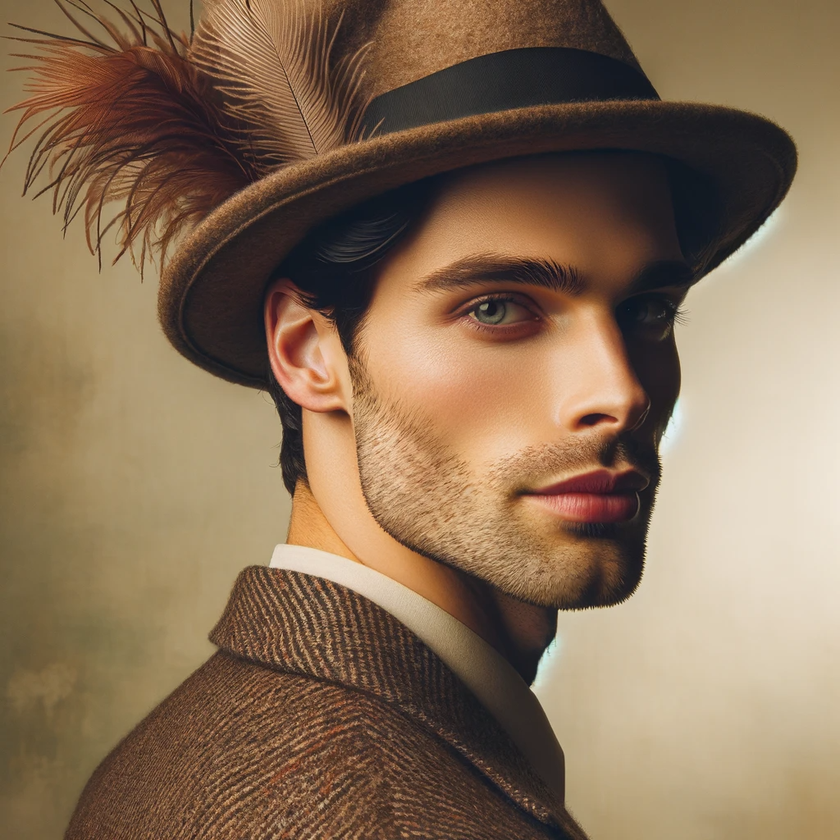
#> input picture 09_opencv/img/like_lenna.png, 840 x 840 px, shrunk from 1024 x 1024 before the run
$ python haar_face.py
#> lines starting #> are read from the running program, lines starting #| are printed output that depends on the picture; after the words box and inside, x2 and y2 are one past the last pixel; in counts of white or black regions, pixels touching at a corner belong together
import numpy as np
import cv2

# 얼굴 검출을 위한 케스케이드 분류기 생성
face_cascade = cv2.CascadeClassifier('../data/haarcascade_frontalface_default.xml')

# 눈 검출을 위한 케스케이드 분류기 생성
eye_cascade = cv2.CascadeClassifier('../data/haarcascade_eye.xml')

# 검출할 이미지 읽고 그레이 스케일로 변환
img = cv2.imread('../img/like_lenna.png')
#> img is the input picture: shape (840, 840, 3); mean B, G, R 87.7, 112.3, 136.5
gray = cv2.cvtColor(img, cv2.COLOR_BGR2GRAY)
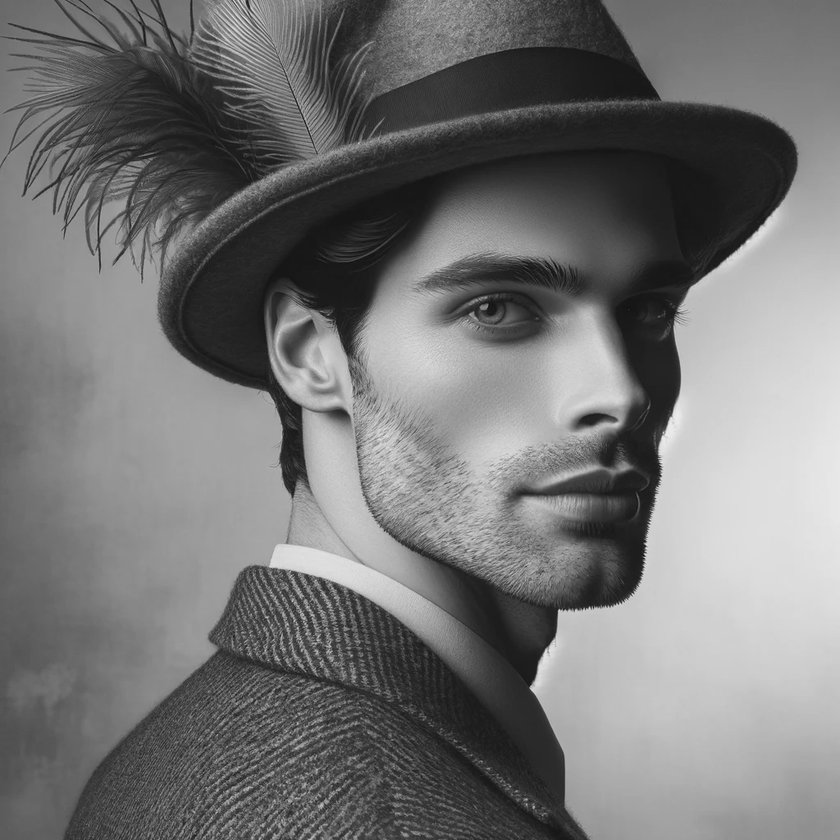
#> gray: shape (840, 840); min 12, max 236, mean 116.7

# 얼굴 검출
faces = face_cascade.detectMultiScale(gray)
#> faces = [[295, 332, 59, 59], [371, 174, 332, 332], [370, 140, 450, 450]]

# 검출된 얼굴 순회
for (x,y,w,h) in faces:
    # 검출된 얼굴에 사각형 표시
    cv2.rectangle(img,(x,y),(x+w,y+h),(255,0,0),2)
    # 얼굴 영역을 ROI로 설정
    roi = gray[y:y+h, x:x+w]
    # ROI에서 눈 검출
    eyes = eye_cascade.detectMultiScale(roi)
    # 검출된 눈에 사각형 표
    for (ex,ey,ew,eh) in eyes:
        cv2.rectangle(img[y:y+h, x:x+w],(ex,ey),(ex+ew,ey+eh),(0,255,0),2)
#> this loop made 3 passes
#> (x, y, w, h, eyes) on passes 2 to 3: (371, 174, 332, 332, [[55, 71, 121, 121]]), (370, 140, 450, 450, [[57, 103, 125, 125]])
#> pass 1, `roi = gray[y:y+h, x:x+w]`:
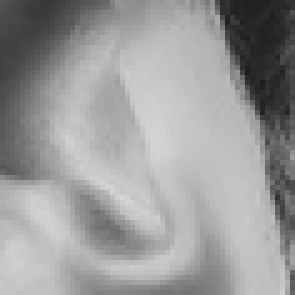
#> roi: shape (59, 59) (shown 5 times larger); min 29, max 214, mean 154.7
#> pass 2, `roi = gray[y:y+h, x:x+w]`:
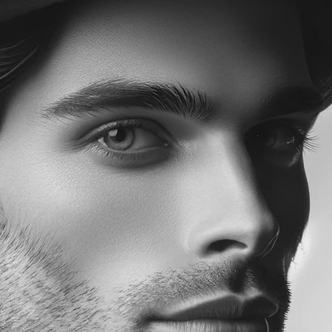
#> roi: shape (332, 332); min 12, max 236, mean 115.9
#> pass 3, `roi = gray[y:y+h, x:x+w]`:
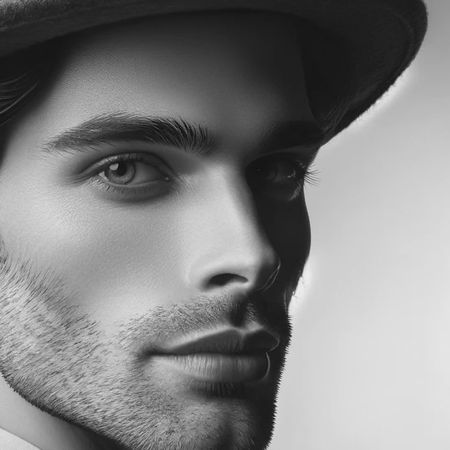
#> roi: shape (450, 450); min 12, max 236, mean 129.8
#> after the loop:
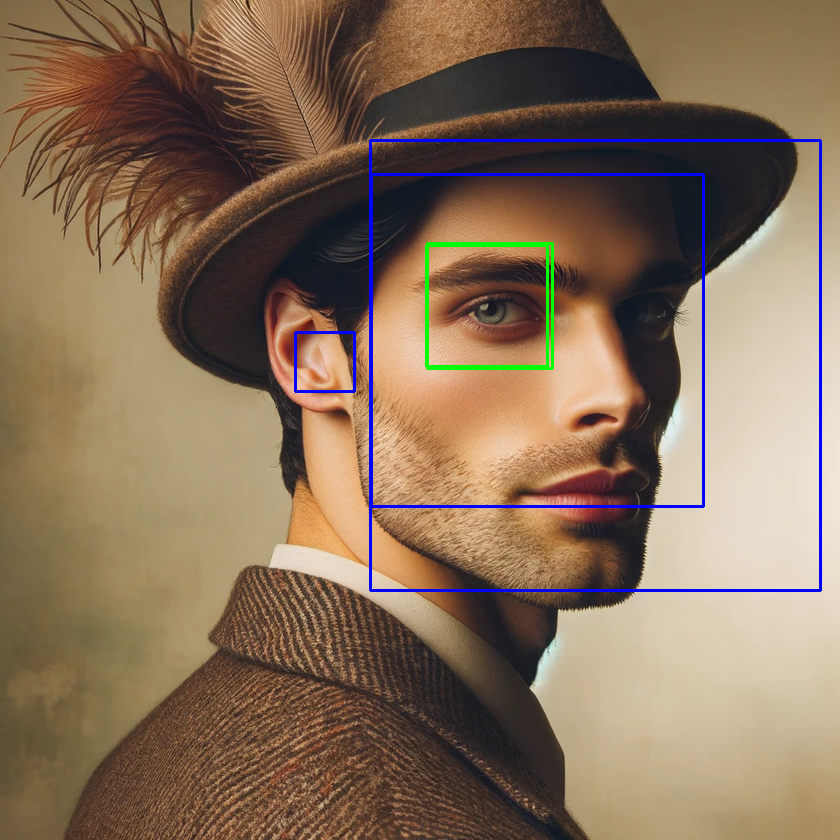
#> img: shape (840, 840, 3); 1.68% of pixels changed, all inside (x1, y1, x2, y2) = (294, 139, 822, 592)

# 결과 출력
cv2.imshow('img',img)
cv2.waitKey(0)
cv2.destroyAllWindows()

$ run again, with 09_opencv/img/face_cam_mosaic_park01.PNG copied over 09_opencv/img/like_lenna.png
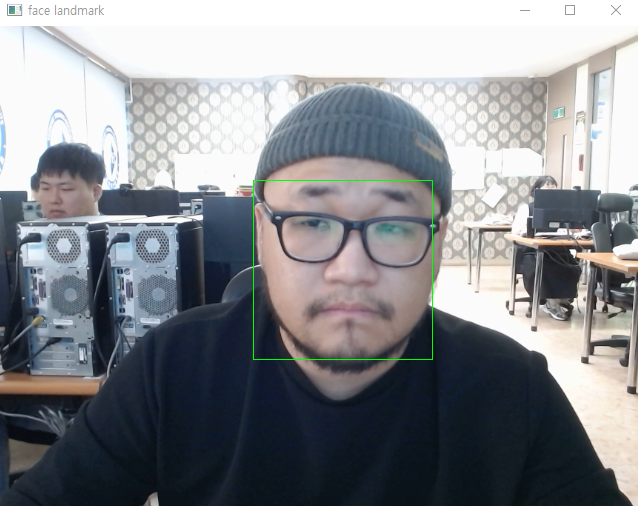
#> input picture 09_opencv/img/face_cam_mosaic_park01.PNG, 638 x 506 px
#> img is the input picture: shape (506, 638, 3); mean B, G, R 142.2, 138, 135.4
#> faces = [[32, 169, 49, 49], [242, 184, 103, 103], [230, 128, 233, 233]]
#> the loop `for (x,y,w,h) in faces:` made 3 passes
#> (x, y, w, h, eyes) on passes 2 to 3: (242, 184, 103, 103, [[52, 21, 37, 37]]), (230, 128, 233, 233, [[66, 80, 33, 33], [166, 93, 22, 22], [105, 187, 22, 22]])
#> pass 3, `roi = gray[y:y+h, x:x+w]`:
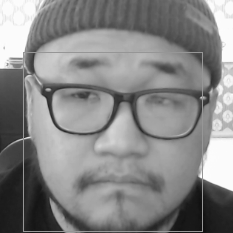
#> roi: shape (233, 233); min 15, max 252, mean 134
#> after the loop `for (x,y,w,h) in faces:`:
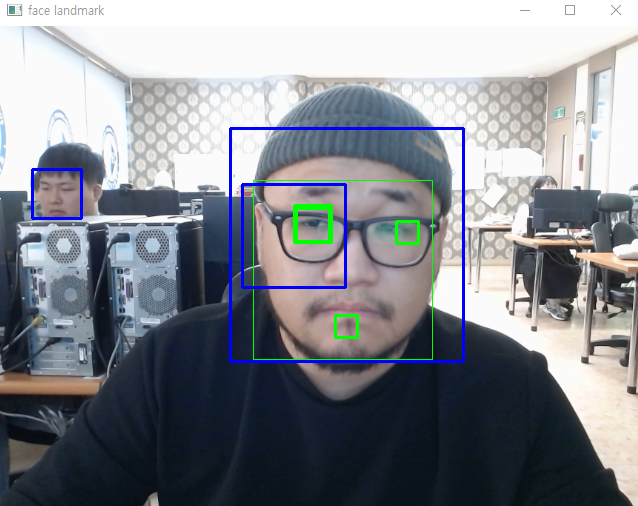
#> img: shape (506, 638, 3); 1.8% of pixels changed, all inside (x1, y1, x2, y2) = (31, 127, 465, 363)

$ run again, with 09_opencv/img/face_cam_mosaic_park02.PNG copied over 09_opencv/img/like_lenna.png
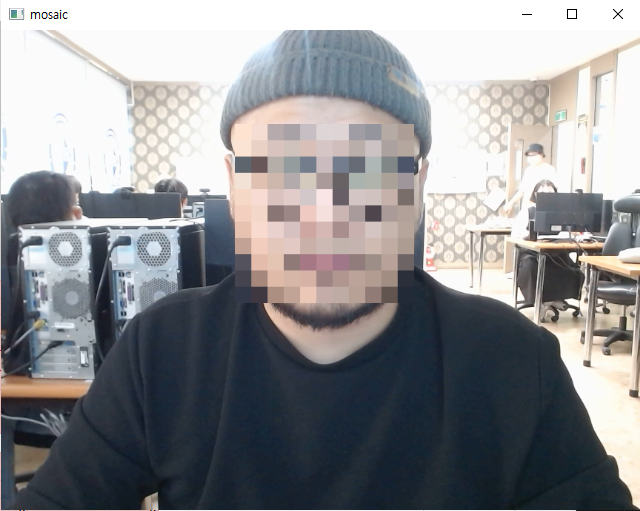
#> input picture 09_opencv/img/face_cam_mosaic_park02.PNG, 640 x 511 px
#> img is the input picture: shape (511, 640, 3); mean B, G, R 146.3, 143.5, 142.6
#> faces = [[200, 84, 240, 240]]
#> the loop `for (x,y,w,h) in faces:` made 1 pass
#> pass 1, `roi = gray[y:y+h, x:x+w]`:
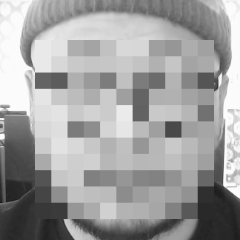
#> roi: shape (240, 240); min 19, max 252, mean 159.4
#> after the loop `for (x,y,w,h) in faces:`:
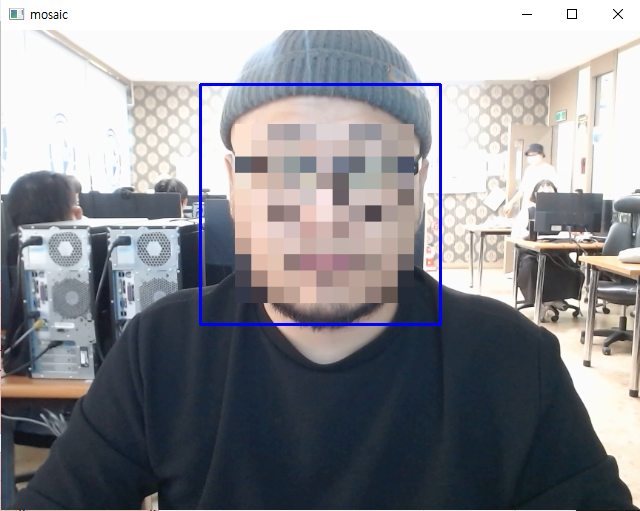
#> img: shape (511, 640, 3); 0.88% of pixels changed, all inside (x1, y1, x2, y2) = (199, 83, 442, 326)
